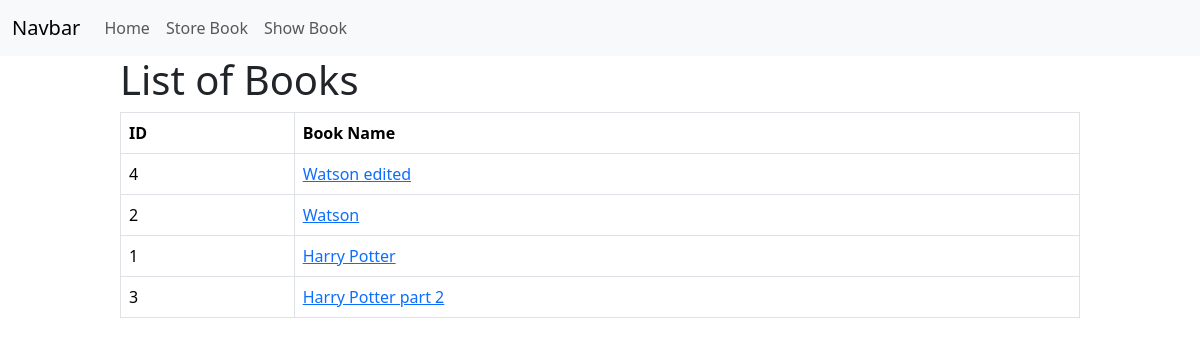
The page /show_book/ on the database as committed earlier.
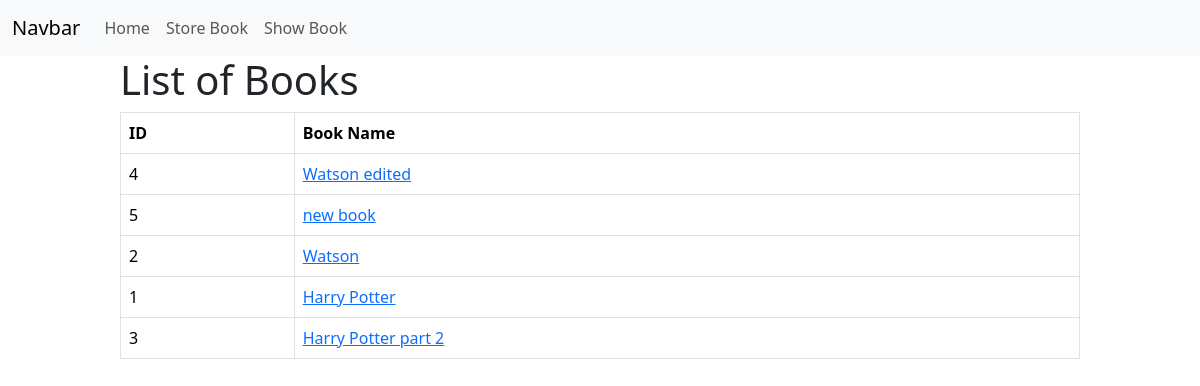
The same page on the database as committed later.
### book/models.py (models this page shows)
class BookStoreModel(models.Model):
    CATEGORY = (
        ('Mystry', 'Mystry'),
        ('Thriller', 'Thriller'),
        ('Sci-fi', 'Sci-fi'),
        ('Humor', 'Humor'),
        ('Horror', 'Horror')
    )
    id = models.IntegerField(primary_key=True)
    book_name = models.CharField(max_length=30)
    author = models.CharField(max_length=20)
    category = models.CharField(max_length=30, choices=CATEGORY)
    first_pub = models.DateTimeField(auto_now_add=True)
    last_pub = models.DateTimeField(auto_now=True)

### book/views.py (the view)
# urls.py: path('show_book/', views.BookListView.as_view(), name="showbooks"),
class BookListView(ListView):
    model = BookStoreModel
    template_name = 'show_book.html'
    context_object_name = 'data'
    def get_context_data(self, **kwargs):
        context = super().get_context_data(**kwargs)
        context = {'data': BookStoreModel.objects.all().order_by('author')}
        return context
    ordering = ['category']

### book/templates/show_book.html (shortened to what this page needs)
{% extends "base.html" %}
{% block content %}
<div style="width: 80%; margin: auto">
    <h1>List of Books</h1>
    {% if data %}
    <table class="table table-bordered">
        <thead>
          <tr>
            <th scope="col">ID</th>
            <th scope="col">Book Name</th>
          </tr>
        </thead>
        <tbody>
          {% for item in data %}
            <tr>
                <td>{{item.id}}</td>
                <td><a href="{% url "book_details" item.id %}"> {{item.book_name}} </a></td>
            </tr>
          {% endfor %}
        </tbody>
      </table>
      {% else %}
      <h3>No Data Available</h3>
      {% endif %}
</div>
{% endblock content %}

Rows that differ between the two databases and show on the page:
added BookStoreModel: id "5", book_name "new book"
